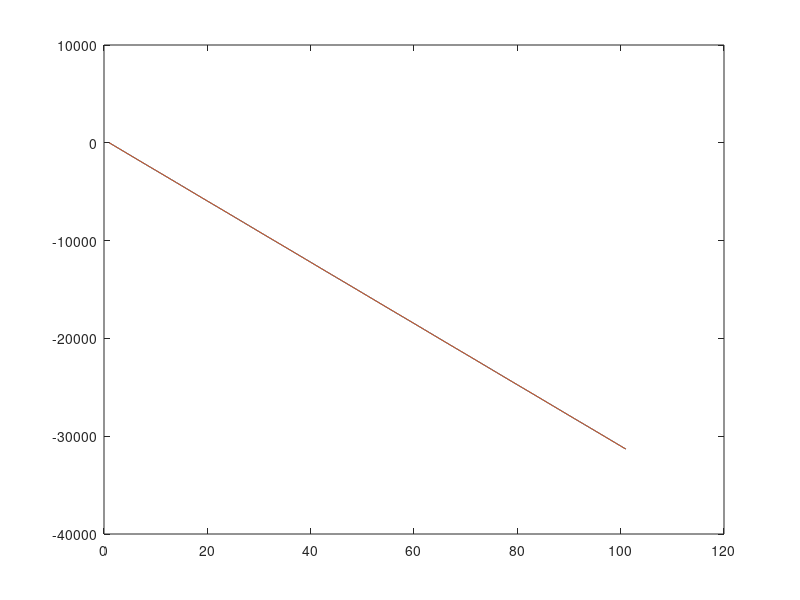

Write the MATLAB code that produced this figure.
function dynamics_wing
clear all
close all

% Define system parameters
alphadot = 100; % rad/sec

L1 = 4;              % length of the first rod in m
L2 = 10;                 % length of the 2nd rod in m
L3 = 7;              % length of the 3rd rod in m
L4 = 12;

alpha_0 = 45*pi/180;               % initial alpha in rad
beta_0 = 24.652*pi/180;               % initial beta in rad
delta_0 = 90.6794*pi/180;               % initial delta in rad

J = [-L2*sin(beta_0) L3*sin(delta_0); L2*cos(beta_0) -L3*cos(delta_0)]; % calculates vectors for links 2 and 3
b = [alphadot*L1*sin(alpha_0); -alphadot*L1*cos(alpha_0)];
omega23 = inv(J)*b;
betadot = omega23(1);
deltadot = omega23(2);

t = [0:100];
alpha = alpha_0+alphadot*t;
beta = beta_0+betadot*t;
delta = delta_0+deltadot*t;

A = [0;0];

B = [L1*cos(alpha); L1*sin(alpha)] + A;

C = B+[beta*L2];

D = [A+L4;0];

plot(C')


end

